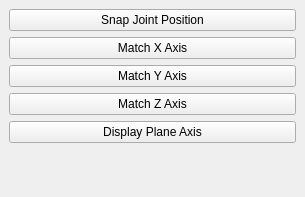
<?xml version="1.0" encoding="UTF-8"?>
<ui version="4.0">
 <class>MainWindow</class>
 <widget class="QMainWindow" name="MainWindow">
  <property name="geometry">
   <rect>
    <x>0</x>
    <y>0</y>
    <width>305</width>
    <height>197</height>
   </rect>
  </property>
  <property name="windowTitle">
   <string>MainWindow</string>
  </property>
  <widget class="QWidget" name="centralwidget">
   <layout class="QGridLayout" name="gridLayout">
    <item row="0" column="0">
     <widget class="QPushButton" name="pushButton_snap_joint_position">
      <property name="text">
       <string>Snap Joint Position</string>
      </property>
     </widget>
    </item>
    <item row="1" column="0">
     <widget class="QPushButton" name="pushButton_match_x">
      <property name="text">
       <string>Match X Axis</string>
      </property>
     </widget>
    </item>
    <item row="2" column="0">
     <widget class="QPushButton" name="pushButton_match_y">
      <property name="text">
       <string>Match Y Axis</string>
      </property>
     </widget>
    </item>
    <item row="3" column="0">
     <widget class="QPushButton" name="pushButton_match_z">
      <property name="text">
       <string>Match Z Axis</string>
      </property>
     </widget>
    </item>
    <item row="4" column="0">
     <widget class="QPushButton" name="pushButton_2">
      <property name="text">
       <string>Display Plane Axis</string>
      </property>
     </widget>
    </item>
    <item row="5" column="0">
     <spacer name="verticalSpacer">
      <property name="orientation">
       <enum>Qt::Vertical</enum>
      </property>
      <property name="sizeHint" stdset="0">
       <size>
        <width>20</width>
        <height>40</height>
       </size>
      </property>
     </spacer>
    </item>
   </layout>
  </widget>
 </widget>
 <resources/>
 <connections/>
</ui>
